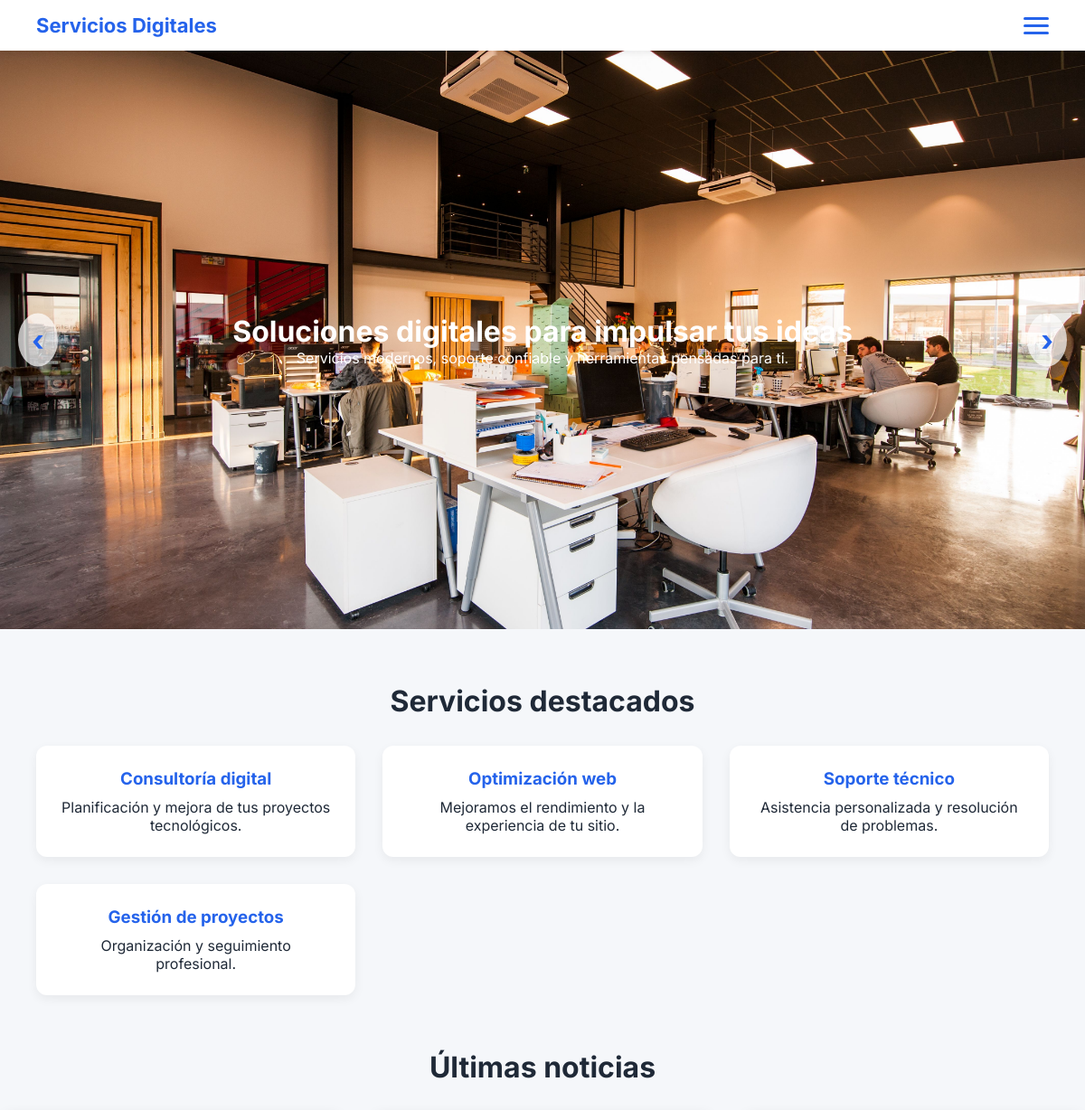
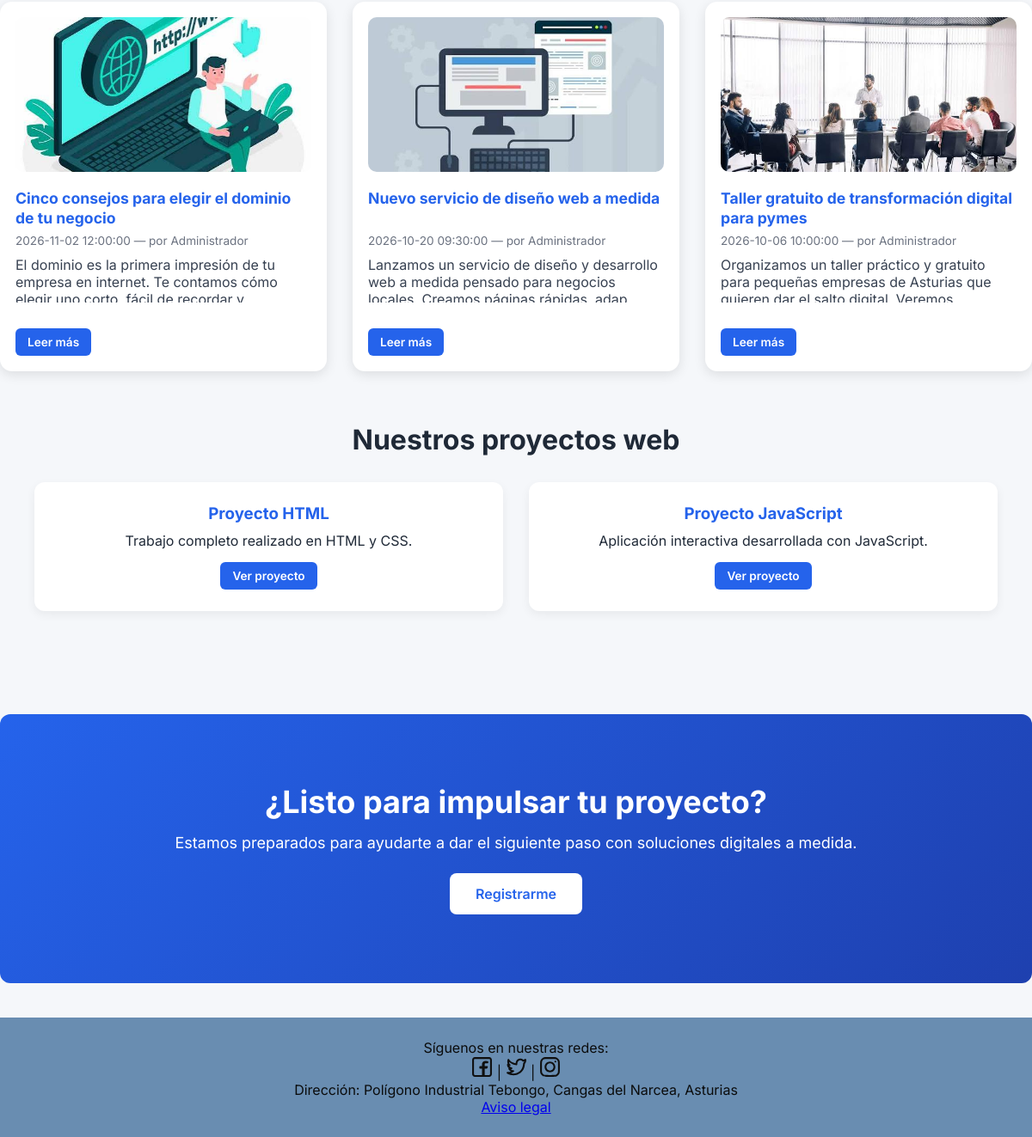
The page / on the database its author committed (2 pictures, top to bottom).
### tables this page shows
CREATE TABLE `noticias` (
  `idNoticia` int(11) NOT NULL,
  `titulo` varchar(200) NOT NULL,
  `imagen` text NOT NULL,
  `texto` longtext NOT NULL,
  `fecha` datetime NOT NULL DEFAULT current_timestamp(),
  `idUser` int(11) NOT NULL
);

CREATE TABLE `users_data` (
  `idUser` int(11) NOT NULL,
  `nombre` varchar(100) NOT NULL,
  `apellidos` varchar(150) NOT NULL,
  `email` varchar(150) NOT NULL,
  `telefono` text NOT NULL,
  `fecha_nacimiento` date NOT NULL,
  `direccion` text DEFAULT NULL,
  `sexo` text DEFAULT NULL
);

### controllers/functions/db_functions.php (called while the page is built, shortened)
<?php
function noticiasIndex() {
    $conn = db_conn();
    try {
        $stmt = $conn->prepare("
            SELECT n.idNoticia, n.titulo, n.imagen, n.texto, n.fecha, u.nombre
            FROM noticias n
            INNER JOIN users_data u ON n.idUser = u.idUser
            ORDER BY n.fecha DESC
            LIMIT 4
        ");
        if (!$stmt->execute()) {
            error_log("No se pudo ejecutar la consulta: " . $stmt->error);
            return false;
        }
        $resultado = $stmt->get_result();
        return $resultado->fetch_all(MYSQLI_ASSOC);
    } catch (Exception $e) {
        error_log("Error al ejecutar la consulta: " . $e->getMessage());
        return false;
    } finally {
        if (isset($stmt)) {
            $stmt->close();
        }
    }
}
?>

### index.php (the view, shortened to what this page needs)
<?php
require_once __DIR__ . '/controllers/functions/db_functions.php';
$noticias = noticiasIndex();
?>
<!DOCTYPE html>
<html lang="es">
<head>
    <link rel="stylesheet" href="./assets/css/styles.css">
</head>
<body>
<div class="layout">
    <?php include __DIR__ . '/includes/navbar.php'; ?>
    <header class="hero">
        <div class="hero-slide" style="background-image: url('assets/images/carrusel_hero/hero1.jpg');" width="4256" height="2832"></div>
        <button id="prev-btn" class="hero-btn">‹</button>
        <button id="next-btn" class="hero-btn">›</button>
        <div class="hero-content">
            <h1>Soluciones digitales para impulsar tus ideas</h1>
            <p>Servicios modernos, soporte confiable y herramientas pensadas para ti.</p>
        </div>
    </header>
    <section class="servicios">
        <h2>Servicios destacados</h2>
        <div class="cards">
            <div class="card">
                <h3>Consultoría digital</h3>
                <p>Planificación y mejora de tus proyectos tecnológicos.</p>
            </div>
            <div class="card">
                <h3>Optimización web</h3>
                <p>Mejoramos el rendimiento y la experiencia de tu sitio.</p>
            </div>
            <div class="card">
                <h3>Soporte técnico</h3>
                <p>Asistencia personalizada y resolución de problemas.</p>
            </div>
            <div class="card">
                <h3>Gestión de proyectos</h3>
                <p>Organización y seguimiento profesional.</p>
            </div>
        </div>
    </section>
    <section class="noticias">
        <h2>Últimas noticias</h2>
        <div class="cards">
            <?php if ($noticias && count($noticias) > 0): ?>
                <?php foreach ($noticias as $row): ?>
                    <?php
                    $rutaImagen = BASE_URL . "/uploads/" . $row['imagen'];
                    ?>
                    <div class="card noticia">
                        <img src="<?= $rutaImagen ?>" alt="Imagen noticia">
                        <h3><?= htmlspecialchars($row['titulo']); ?></h3>
                        <small>
                            <?= htmlspecialchars($row['fecha']); ?> — por <?= htmlspecialchars($row['nombre']); ?>
                        </small>
                        <p><?= htmlspecialchars(substr($row['texto'], 0, 120)); ?>...</p>
                        <a href="index.php?page=noticias&id=<?= $row['idNoticia']; ?>" class="btn-small">Leer más</a>
                    </div>
                <?php endforeach; ?>
            <?php else: ?>
                <p>No hay noticias disponibles.</p>
            <?php endif; ?>
        </div>
    </section>
    <section class="servicios">
        <h2>Nuestros proyectos web</h2>
        <div class="cards">
            <div class="card">
                <h3>Proyecto HTML</h3>
                <p>Trabajo completo realizado en HTML y CSS.</p>
                <a href="https://drfrodorick.github.io/Marcelino_Ramos_trabajoHTML/" class="btn-small" target="_blank">Ver proyecto</a>
            </div>
            <div class="card">
                <h3>Proyecto JavaScript</h3>
                <p>Aplicación interactiva desarrollada con JavaScript.</p>
                <a href="https://drfrodorick.github.io/Marcelino_Ramos_trabajoJAVASCRIPT/" class="btn-small" target="_blank">Ver proyecto</a>
            </div>
        </div>
    </section>
    <section class="cta">
        <h2>¿Listo para impulsar tu proyecto?</h2>
        <p>Estamos preparados para ayudarte a dar el siguiente paso con soluciones digitales a medida.</p>
        <a href="<?= BASE_URL ?>/views/registro.php" class="btn cta-btn">Registrarme</a>
    </section>
    <?php include __DIR__ . '/includes/footer.php'; ?>
</div>
</body>
</html>

### includes/navbar.php (shortened to what this page needs)
<nav class="navbar">
    <a href="<?= BASE_URL ?>/index.php" class="logo">Servicios Digitales</a>
    <div class="hamburger" id="hamburger">
        <span></span>
        <span></span>
        <span></span>
    </div>
</nav>

### includes/footer.php
<footer>
    <div id="redes-sociales">
        <p>Síguenos en nuestras redes:</p>
        <a href="https://facebook.com" target="_blank"><img src="./assets/images/inconos-rrss/facebook-svgrepo-com.svg" alt="Facebook"></a> |
        <a href="https://twitter.com" target="_blank"><img src="./assets/images/inconos-rrss/twitter-svgrepo-com.svg" alt="Twitter"></a> |
        <a href="https://instagram.com" target="_blank"><img src="./assets/images/inconos-rrss/instagram-svgrepo-com.svg" alt="Instagram"></a>
    </div>
    <div id="direccion">
        <p>Dirección: Polígono Industrial Tebongo, Cangas del Narcea, Asturias</p>
    </div>
    <div id="aviso-legal">
        <p><a href="views/aviso-legal.php">Aviso legal</a></p>
    </div>
</footer>

### assets/css/styles.css (style rules this page uses)
* { margin: 0; padding: 0; box-sizing: border-box; font-family: 'Inter', sans-serif; }
html,body { background: #f5f7fa; color: #1f2937; height: 100%; margin: 0; }
.layout { min-height: 100vh; display: flex; flex-direction: column; }
.navbar { background: #ffffff; padding: 15px 40px; display: flex; justify-content: space-between; align-items: center; box-shadow: 0 2px 8px rgba(0,0,0,0.08); position: sticky; top: 0; z-index: 100; }
.navbar .logo { font-size: 22px; font-weight: 700; color: #2563eb; text-decoration: none; }
.hero { position: relative; height: 80vh; text-align: center; padding: 80px 20px; background: linear-gradient(135deg, #3b82f6, #2563eb); color: white; overflow: hidden; }
.hero-slide { position: absolute; inset: 0; background-size: cover; background-position: center; opacity: 0; transform: scale(1.05); transition: opacity 1s ease, transform 1.5s ease; }
.hero-content { position: absolute; top: 50%; left: 50%; transform: translate(-50%, -50%); z-index: 10; text-align: center; width: 100%; padding: 0 20px; }
.hero-btn { position: absolute; top: 50%; transform: translateY(-50%); background: rgba(255, 255, 255, 0.7); border: none; font-size: 32px; padding: 10px 15px; cursor: pointer; z-index: 20; border-radius: 50%; transition: background 0.2s ease; color: #2563eb; font-weight: bold; }
#prev-btn { left: 20px; }
#next-btn { right: 20px; }
.servicios { padding: 60px 40px; text-align: center; }
.servicios h2 { font-size: 32px; margin-bottom: 30px; }
.cards { display: grid; grid-template-columns: repeat(auto-fit, minmax(260px, 1fr)); gap: 25px; }
.card { background: white; padding: 25px; border-radius: 12px; box-shadow: 0 4px 12px rgba(0,0,0,0.06); transition: 0.2s; }
.card h3 { margin-bottom: 10px; color: #2563eb; }
.noticias h2 { display: flex; justify-content: center; font-size: 32px; margin-bottom: 30px; }
.cards { display: grid; grid-template-columns: repeat(auto-fit, minmax(300px, 1fr)); gap: 30px; margin-top: 30px; }
.card.noticia { background: #ffffff; border-radius: 14px; box-shadow: 0 4px 14px rgba(0,0,0,0.1); padding: 18px; height: 430px; display: flex; flex-direction: column; justify-content: space-between; }
.card.noticia img { width: 100%; height: 180px; object-fit: cover; border-radius: 10px; margin-bottom: 12px; }
.card.noticia h3 { font-size: 1.1rem; margin: 8px 0; line-height: 1.3; height: 48px; overflow: hidden; }
.card.noticia small { color: #6b7280; font-size: 0.85rem; margin-bottom: 10px; display: block; }
.card.noticia p { flex-grow: 1; overflow: hidden; color: #374151; margin-bottom: 15px; }
.card.noticia .btn-small { align-self: flex-start; padding: 8px 14px; background: #2563eb; color: white; border-radius: 6px; font-size: 0.85rem; text-decoration: none; transition: background 0.2s ease; }
.btn-small { display: inline-block; margin-top: 15px; padding: 10px 18px; background-color: #2563eb; color: white; border-radius: 6px; text-decoration: none; font-weight: 600; transition: 0.2s; }
.cta { text-align: center; padding: 80px 20px; background: linear-gradient(135deg, #2563eb, #1e40af); color: white; margin-top: 60px; border-radius: 12px; }
.cta h2 { font-size: 36px; margin-bottom: 15px; }
.cta p { font-size: 18px; margin-bottom: 25px; }
.cta-btn { background: white; color: #2563eb; padding: 14px 30px; border-radius: 8px; font-weight: 600; text-decoration: none; transition: 0.2s ease; display: inline-block; }
.btn-small { align-self: flex-start; padding: 8px 14px; background: #2563eb; color: white; border-radius: 6px; font-size: 0.85rem; text-decoration: none; transition: background 0.2s ease; }
footer { text-align: center; padding: 25px; background: #698db1; color: #0b0c0c; margin-top: 40px; }
.hamburger { display: none; flex-direction: column; gap: 5px; cursor: pointer; }
.hamburger span { width: 28px; height: 3px; background: #2563eb; border-radius: 3px; transition: 0.3s; }
@media (max-width: 1242px) { .hamburger { display: flex; } }

### rows shown on the page
noticias: imagen (picture), titulo "Cinco consejos para elegir el dominio de tu negocio", fecha "2026-11-02 12:00:00", idUser.nombre "Administrador", texto "El dominio es la primera impresión de tu empresa en internet. Te contamos cómo…"
noticias: imagen (picture), titulo "Nuevo servicio de diseño web a medida", fecha "2026-10-20 09:30:00", idUser.nombre "Administrador", texto "Lanzamos un servicio de diseño y desarrollo web a medida pensado para negocios…"
noticias: imagen (picture), titulo "Taller gratuito de transformación digital para pymes", fecha "2026-10-06 10:00:00", idUser.nombre "Administrador", texto "Organizamos un taller práctico y gratuito para pequeñas empresas de Asturias que…"
